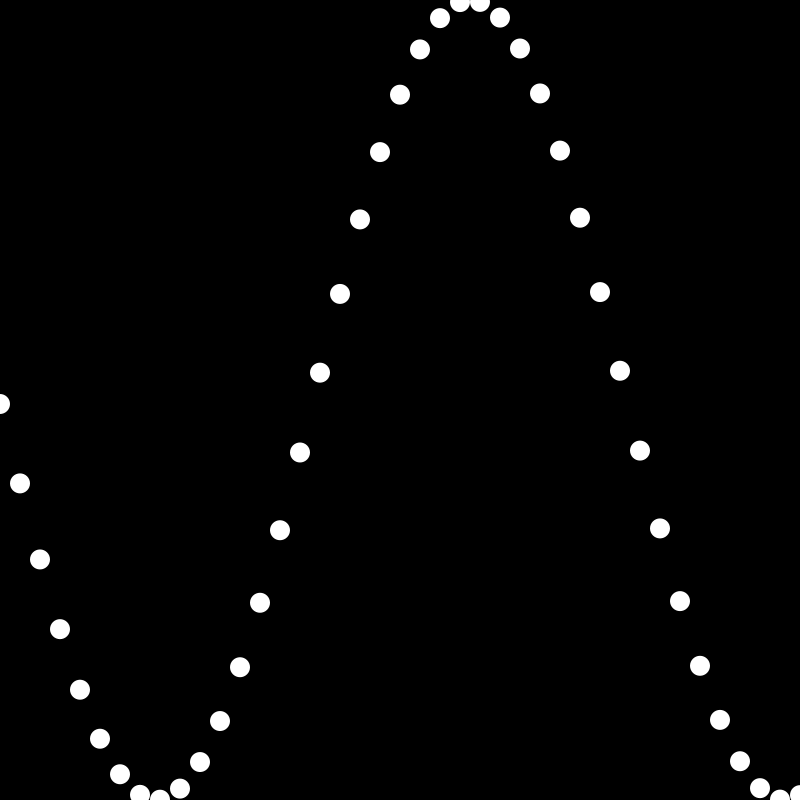
Frame 1 (no input)
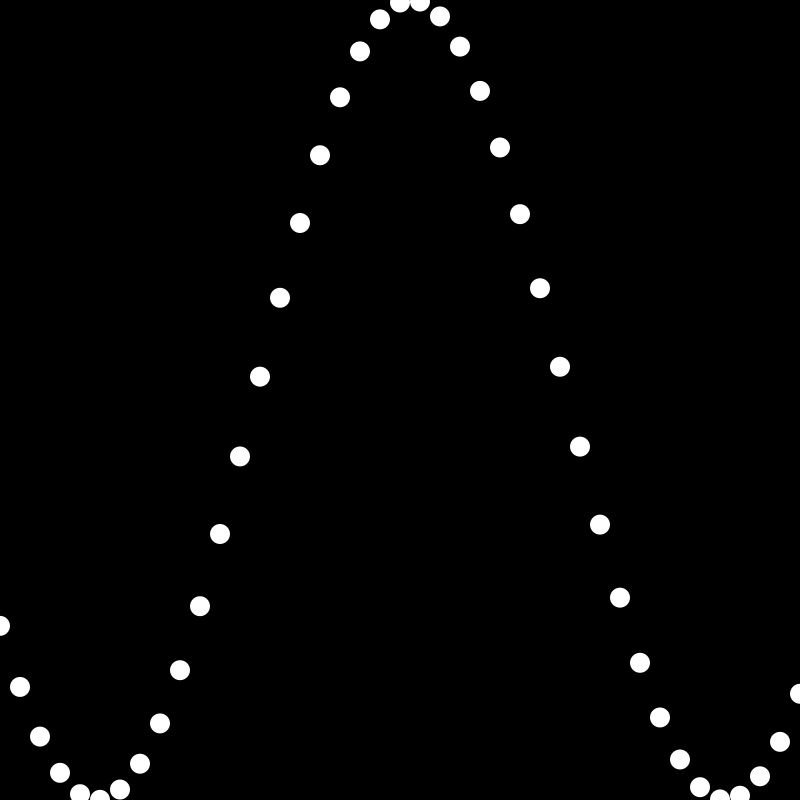
Frame 60 (the mouse pressed at the canvas centre just before this capture)
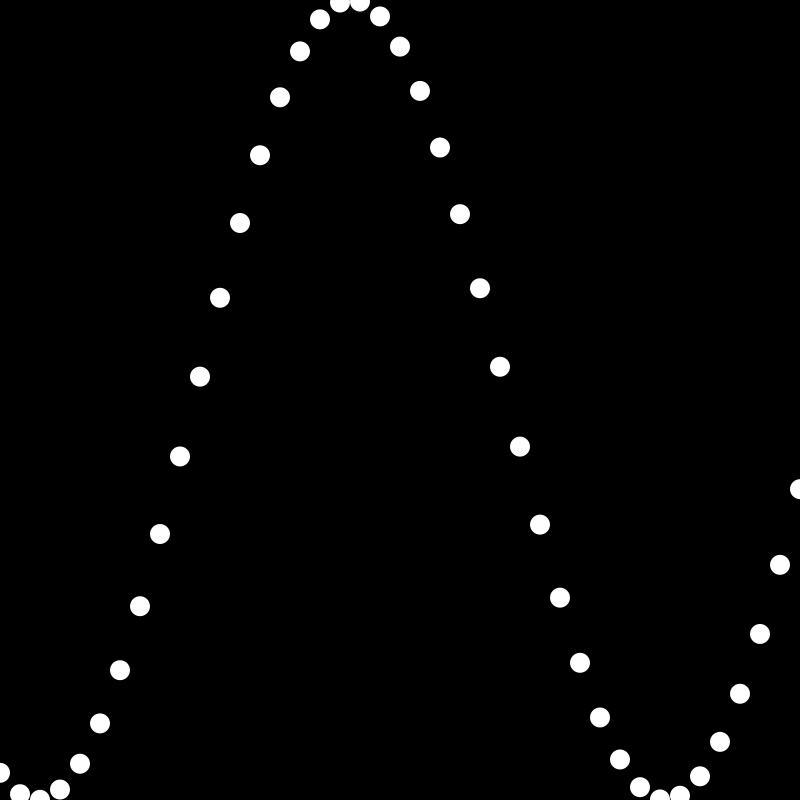
Frame 120 (the mouse held since frame 60 and released just before this capture)

The Processing sketch that drew these frames (run headless with seeded random() and noise(); from frame 60 on, the mouse is pressed at the canvas centre):

// Processing sketch: Sine_wave_along_points
// ── Sine_wave_along_points.pde
float theta = 0.0;

void setup() {
  size(800, 800);
  smooth(4);
  background(0);
  noStroke();
}

void draw() {
  background(0);  

  theta += 0.01;

  float angle = theta;

  //This is actually a way to stop the looping from draw() method 
  //Here a "for" loop is used to draw all the pounts along a sine wave 
  //scaled to the pixel dimension of the window. 40 * 20
  for (int i = 0; i <= 40; i++) {
    float y = map(sin(angle), -1, 1, 0, height); 
    ellipse(i * 20, y, 20, 20);
    angle += 0.2;
  }
}
